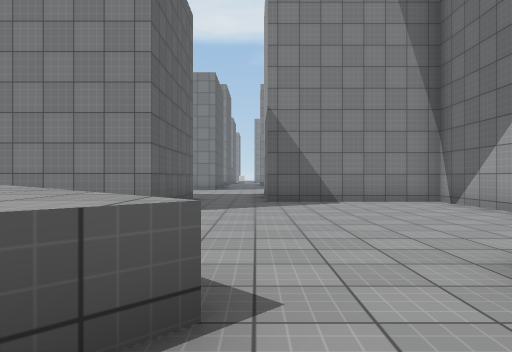
view 1 (above)

20 first-person views from a walk through a Unity game level. The camera is 1.2 m above the floor, looks level and sees 70° across. The floor is counted in squares, 2 m on a side. Each view is taken from the middle of a square. On the plan, view 1 faces up. The plan holds only what a view shows up to about 10 squares ahead; the rest is blank. The place goes on beyond the plan. The player is left out. Surface patterns are stand-ins for the level's own textures.

view 2
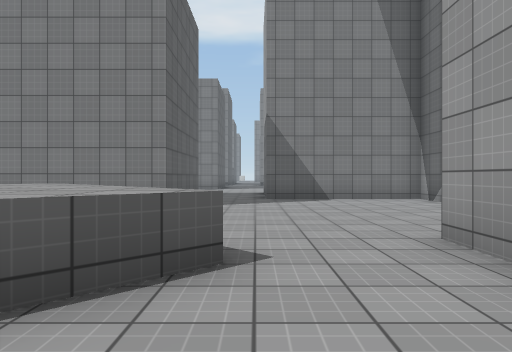

view 3
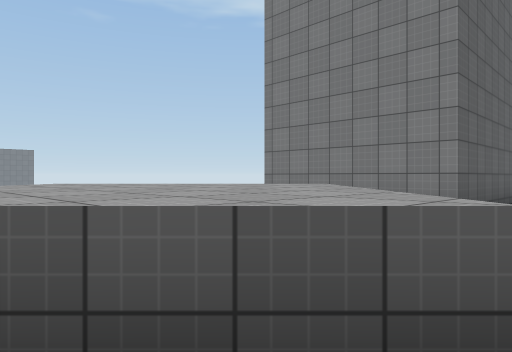

view 4
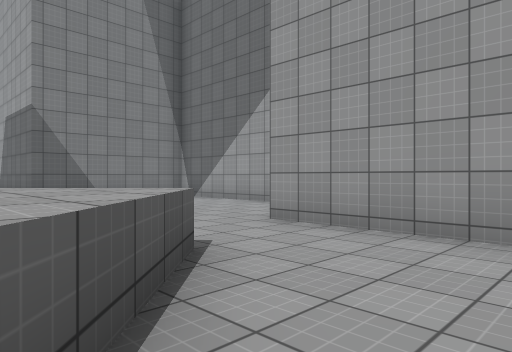

view 5
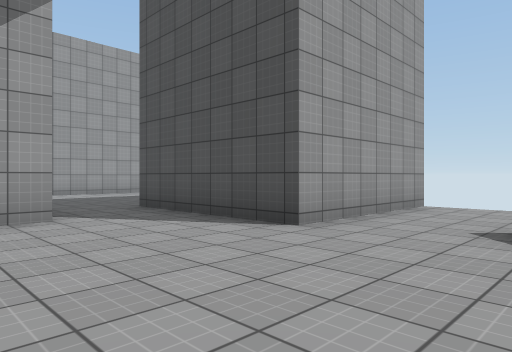

view 6
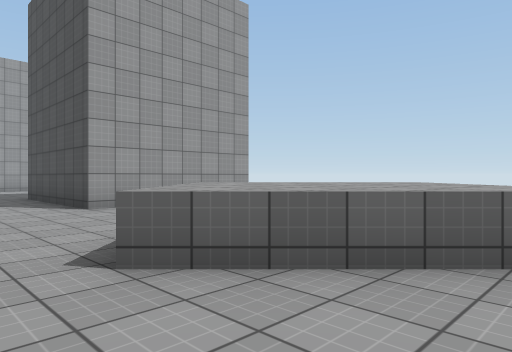

view 7
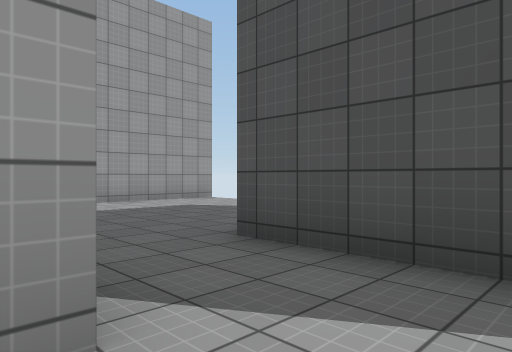

view 8
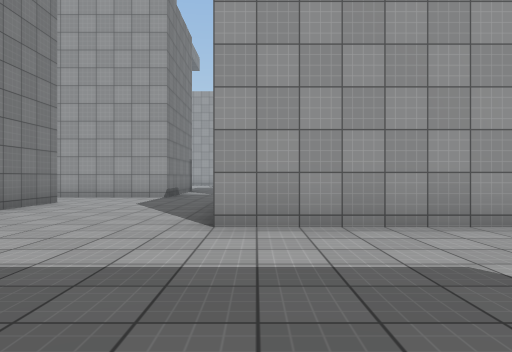

view 9
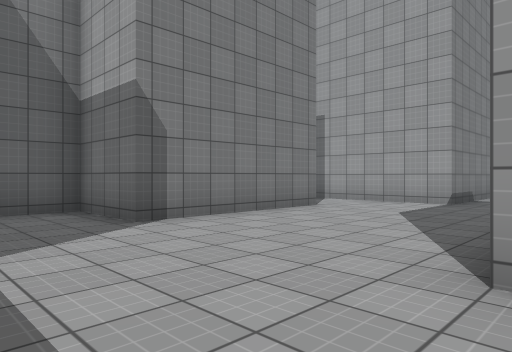

view 10
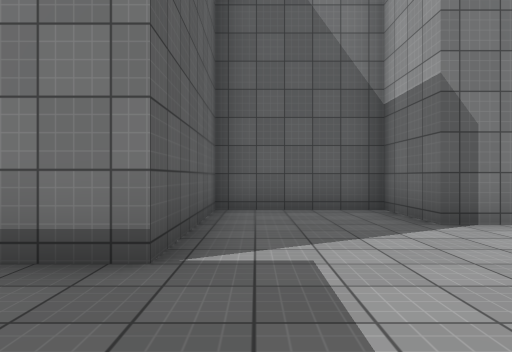

view 11
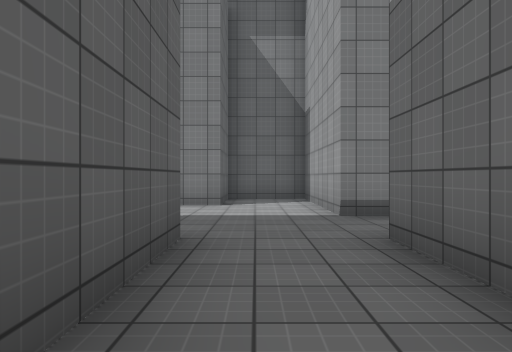

view 12
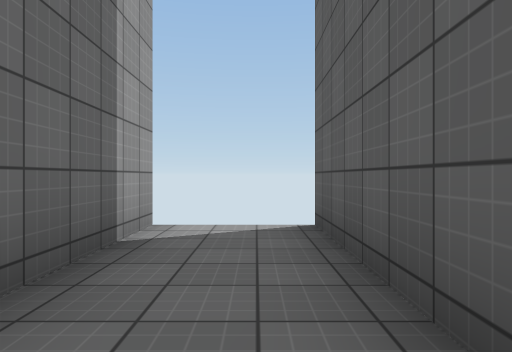

view 13
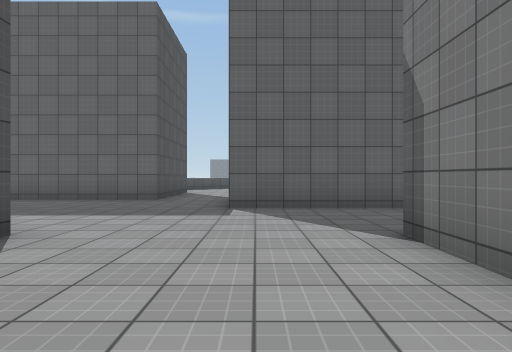

view 14
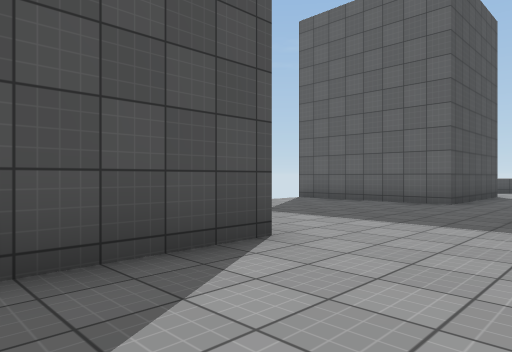

view 15
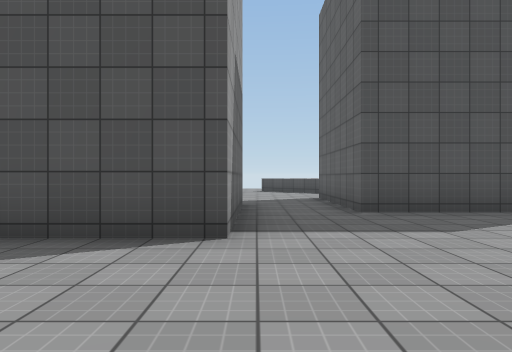

view 16
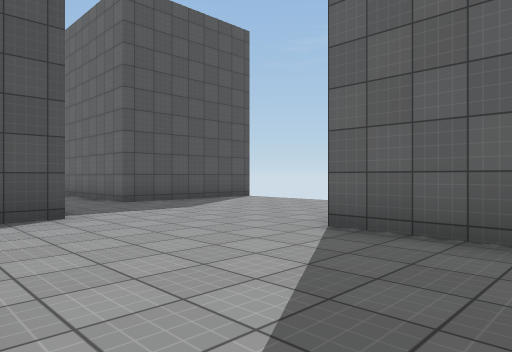

view 17
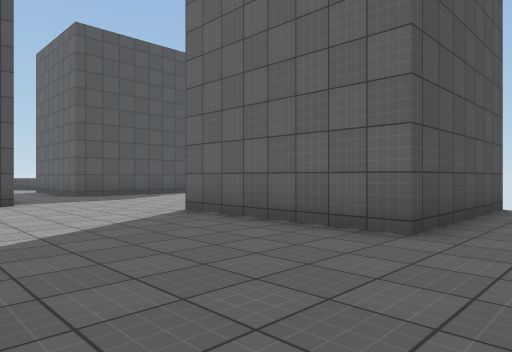

view 18
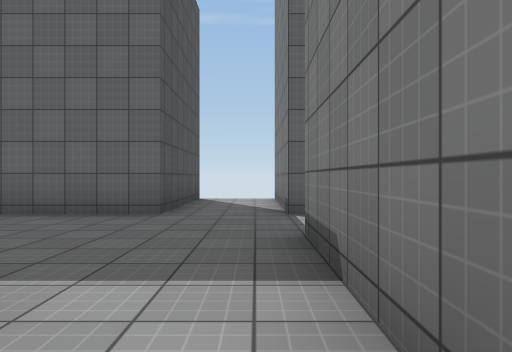

view 19
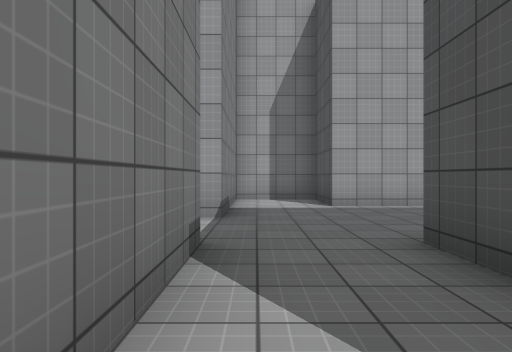

view 20
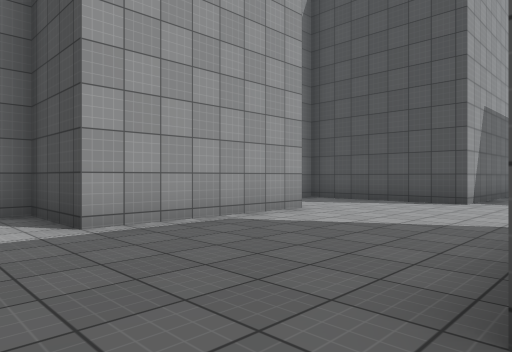

### Floor plan
Key: @ floor where view 1 was taken; # wall or solid block; . floor; = window, fence, low wall or low ledge; ^ raised ledge; v drop or lower ground.
Columns run from 6 left of view 1 to 20 right of it. Each row starts with its distance up from view 1.
 22 #####..#####
 21  ..........#
 20  ..........#
 19 #####....###
 18     #....#
 17     #....#
 16     #....#
 15    .......
 14   ........
 13  ..........
 12 v......####
 11  ......#
 10   ###..#
  9     #..#####  #####  ####
  8     #......#  #...#  #..#
  7     #......#  #...####..#
  6 v####......#  #.........#
  5  ..........####.........###
  4  ..^......................
  3  .^^^....................
  2  ^^^^^=.#####.....####..#
  1  ^^^^^..#   #.....#  #..#
  0   ^^^.@.#   #.....#  #..#
 -1    ^....#   #.. ..#  #..#
 -2                      #  #

Where each view was taken, in squares from view 1:
view 1: 0 up, 0 right, facing up
view 2: 1 down, 0 right, facing up
view 3: 0 up, 0 right, facing up-left
view 4: 1 down, 2 left, facing up-right
view 5: 6 up, 1 left, facing down-right
view 6: 5 up, 5 left, facing down-right
view 7: 5 up, 3 right, facing down-right
view 8: 2 up, 7 right, facing right
view 9: 2 up, 9 right, facing up-right
view 10: 2 up, 9 right, facing up
view 11: 1 down, 16 right, facing up
view 12: 3 up, 16 right, facing down
view 13: 5 up, 15 right, facing left
view 14: 5 up, 14 right, facing down-left
view 15: 16 up, 0 right, facing down
view 16: 18 up, 2 right, facing down-left
view 17: 21 up, 2 right, facing down-left
view 18: 21 up, 4 right, facing left
view 19: 21 up, 5 left, facing right
view 20: 21 up, 2 left, facing down-right
